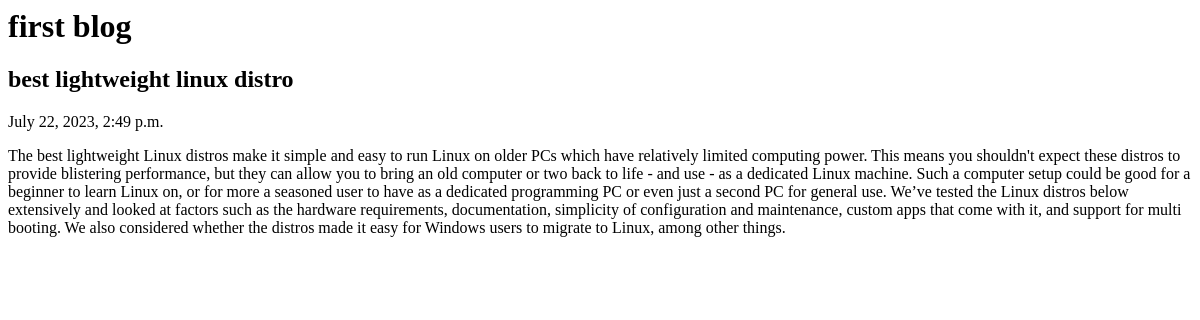
Before: / with the older database file.
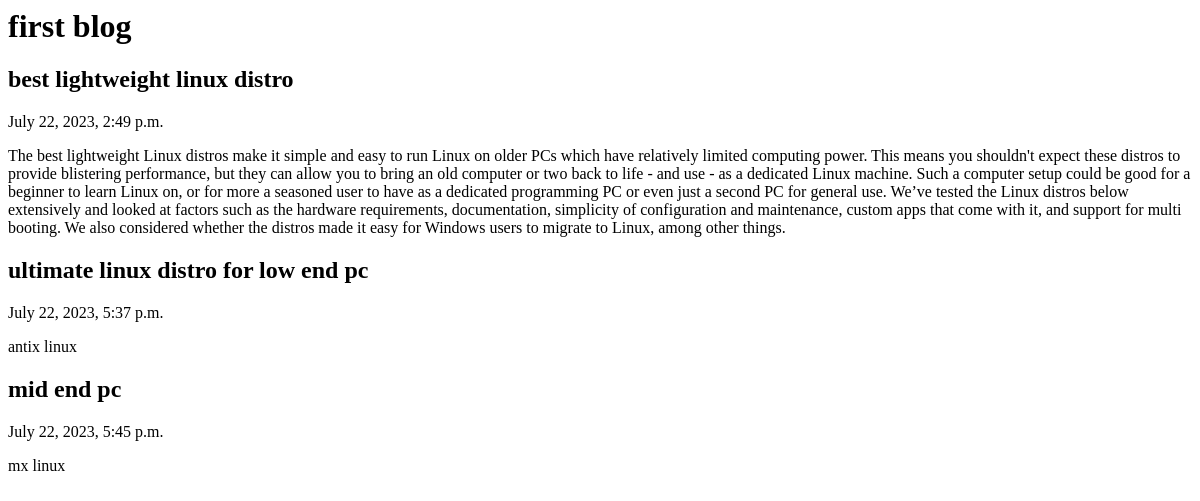
After: the same page with the newer database file.
### tech/models.py (models this page shows, shortened)
class Post(models.Model):
    author = models.ForeignKey(settings.AUTH_USER_MODEL, on_delete=models.CASCADE)
    title = models.CharField(max_length=240)
    text = models.TextField()
    created_date = models.DateTimeField(default=timezone.now)
    published_date = models.DateTimeField(blank=True, null=True)
    def __str__(self):
        return self.title

### tech/views.py (the view)
# urls.py: path('', views.post_list, name="post_list"),
def post_list(request):
    all_posts = Post.objects.filter(published_date__lte=timezone.now()).order_by('published_date')
    print(all_posts)
    return render(request, 'tech/post_list.html', {'all_posts': all_posts})

### tech/templates/tech/post_list.html
<div>
    <h1>first blog</h1>
</div>
{% for post in all_posts %}
<div>
    <h2>
        {{post.title}}
    </h2>
    <p>{{post.published_date}}</p>
    <p>{{post.text}}</p>
</div>
{% endfor %}

Changed rows visible on the page:
added Post: title "ultimate linux distro for low end pc", published_date "July 22, 2023, 5:37 p.m.", text "antix linux"
added Post: title "mid end pc", published_date "July 22, 2023, 5:45 p.m.", text "mx linux"
